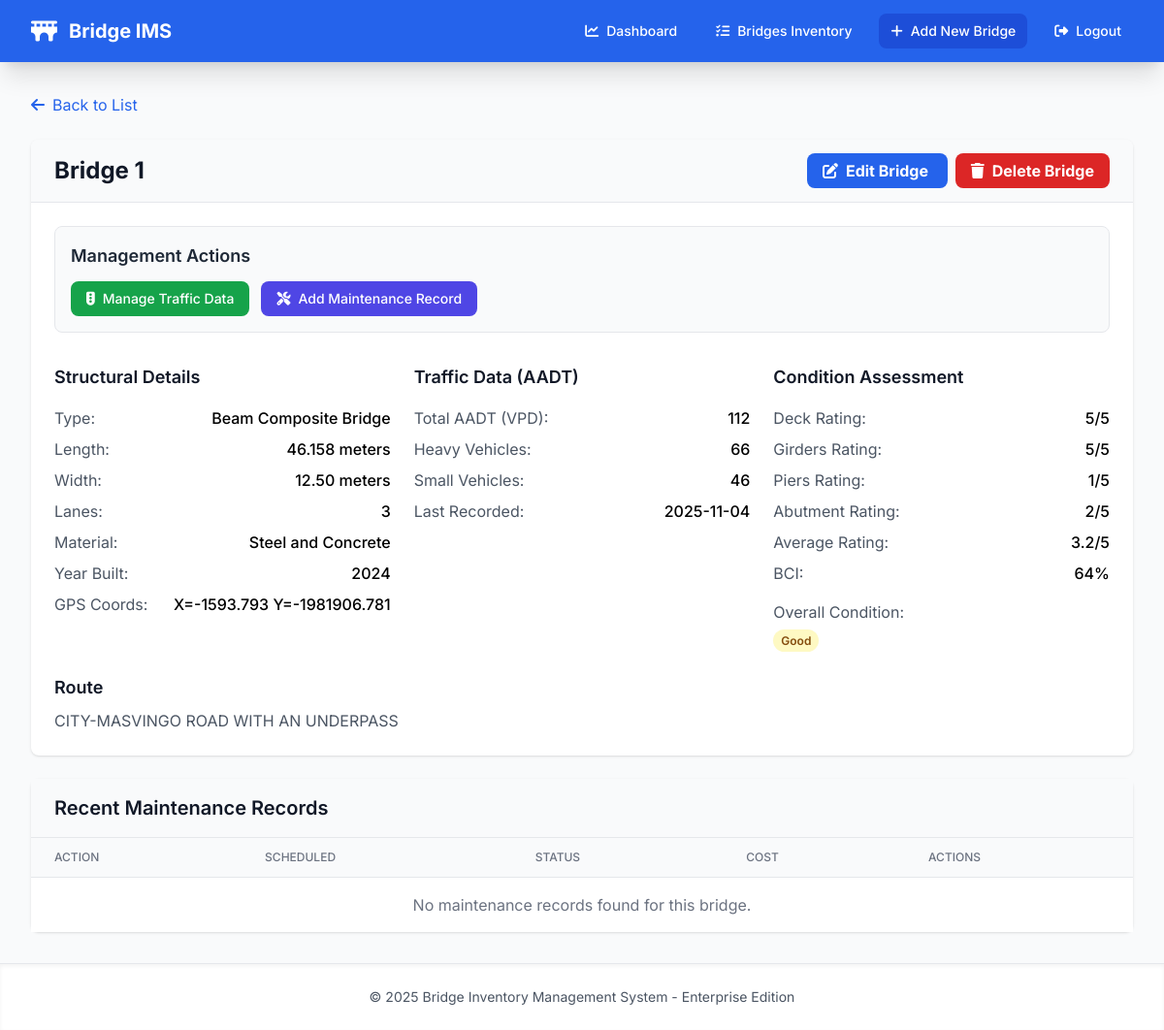
Screenshot of /bridges/1/ (signed in) with the database file from the repository.
### bridges/models.py (models this page shows, shortened)
class Bridge(models.Model):
    BRIDGE_TYPES = [
        ('BEAM_COMPOSITE', 'Beam Composite Bridge'),
        ('SUSPENSION', 'Suspension Bridge'),
        ('ARCH', 'Arch Bridge'),
        ('TRUSS', 'Truss Bridge'),
    ]
    MATERIAL_CHOICES = [
        ('STEEL_CONCRETE', 'Steel and Concrete'),
        ('CONCRETE', 'Concrete'),
        ('STEEL', 'Steel'),
    ]
    CONDITION_CHOICES = [
        ('POOR', 'Poor'),
        ('FAIR', 'Fair'),
        ('GOOD', 'Good'),
        ('VERY_GOOD', 'Very Good'),
        ('EXCELLENT', 'Excellent'),
    ]
    name = models.CharField(max_length=100, unique=True)
    bridge_type = models.CharField(max_length=50, choices=BRIDGE_TYPES)
    length = models.DecimalField(max_digits=6, decimal_places=3, help_text="Length in meters")
    width = models.DecimalField(max_digits=5, decimal_places=2, help_text="Width in meters")
    lanes = models.PositiveIntegerField(validators=[MinValueValidator(1)])
    material = models.CharField(max_length=50, choices=MATERIAL_CHOICES)
    year_built = models.PositiveIntegerField()
    route = models.TextField(help_text="Route description")
    gps_coordinates = models.TextField(help_text="GPS coordinates (comma-separated)")
    deck_rating = models.IntegerField(
        validators=[MinValueValidator(1), MaxValueValidator(5)],
        null=True, blank=True
    )
    girders_rating = models.IntegerField(
        validators=[MinValueValidator(1), MaxValueValidator(5)],
        null=True, blank=True
    )
    piers_rating = models.IntegerField(
        validators=[MinValueValidator(1), MaxValueValidator(5)],
        null=True, blank=True
    )
    abutment_rating = models.IntegerField(
        validators=[MinValueValidator(1), MaxValueValidator(5)],
        null=True, blank=True
    )
    condition_notes = models.TextField(blank=True, null=True)
    created_at = models.DateTimeField(auto_now_add=True)
    updated_at = models.DateTimeField(auto_now=True)
    class Meta:
        ordering = ['name']
        verbose_name = 'Bridge'
        verbose_name_plural = 'Bridges'
    @property
    def average_rating(self):
        ratings = [r for r in [self.deck_rating, self.girders_rating,
                               self.piers_rating, self.abutment_rating] if r]
        return round(sum(ratings) / len(ratings), 1) if ratings else None
    @property
    def condition_category(self):
        avg = self.average_rating
        if not avg:
            return 'Unknown'
        if avg >= 4.5:
            return 'Excellent'
        elif avg >= 3.5:
            return 'Very Good'
        elif avg >= 2.5:
            return 'Good'
        elif avg >= 1.5:
            return 'Fair'
        return 'Poor'
    @property
    def bci_percentage(self):
        avg = self.average_rating
        return int((avg / 5) * 100) if avg else 0

class TrafficData(models.Model):
    bridge = models.OneToOneField(Bridge, on_delete=models.CASCADE, related_name='traffic')
    heavy_vehicles = models.PositiveIntegerField(default=0, help_text="Daily count")
    small_vehicles = models.PositiveIntegerField(default=0, help_text="Daily count")
    recorded_date = models.DateField(auto_now=True)
    class Meta:
        verbose_name = 'Traffic Data'
        verbose_name_plural = 'Traffic Data'
    @property
    def total_vehicles(self):
        return self.heavy_vehicles + self.small_vehicles

### bridges/views.py (the view)
# urls.py: path('bridges/<int:pk>/', views.BridgeDetailView.as_view(), name='bridge_detail'),
class BridgeDetailView(LoginRequiredMixin, DetailView):
    model = Bridge
    template_name = 'bridges/bridge_detail.html'
    context_object_name = 'bridge'
    def get_context_data(self, **kwargs):
        context = super().get_context_data(**kwargs)
        try:
            context['traffic_data'] = self.object.traffic
        except TrafficData.DoesNotExist:
            context['traffic_data'] = None
        context['maintenance_records'] = self.object.maintenance_records.all()[:5]
        return context

### templates/bridges/bridge_detail.html (shortened to what this page needs)
{% extends 'base.html' %}
{% block content %}
<div class="mb-6">
    <a href="{% url 'bridge_list' %}" class="text-blue-600 hover:text-blue-800">
        <i class="fas fa-arrow-left mr-2"></i>Back to List
    </a>
</div>
<div class="bg-white rounded-lg shadow overflow-hidden mb-6">
    <div class="px-6 py-4 bg-gray-50 border-b border-gray-200 flex justify-between items-center">
        <h1 class="text-2xl font-bold text-gray-900">{{ bridge.name }}</h1>
        <div>
            <a href="{% url 'bridge_edit' bridge.pk %}" class="bg-blue-600 hover:bg-blue-700 text-white font-bold py-2 px-4 rounded-lg mr-2">
                <i class="fas fa-edit mr-2"></i>Edit Bridge
            </a>
            <a href="{% url 'bridge_delete' bridge.pk %}" class="bg-red-600 hover:bg-red-700 text-white font-bold py-2 px-4 rounded-lg">
                <i class="fas fa-trash mr-2"></i>Delete Bridge
            </a>
        </div>
    </div>
    <div class="p-6">
        <div class="mb-8 p-4 border border-gray-200 rounded-lg bg-gray-50">
            <h3 class="text-lg font-semibold text-gray-800 mb-3">Management Actions</h3>
            <div class="flex flex-wrap gap-3">
                <a href="{% url 'traffic_data_manage' bridge_pk=bridge.pk %}"
                   class="bg-green-600 hover:bg-green-700 text-white font-medium py-2 px-4 rounded-lg text-sm">
                    <i class="fas fa-traffic-light mr-2"></i>Manage Traffic Data
                </a>
                <a href="{% url 'maintenance_record_create' bridge_pk=bridge.pk %}"
                   class="bg-indigo-600 hover:bg-indigo-700 text-white font-medium py-2 px-4 rounded-lg text-sm">
                    <i class="fas fa-screwdriver-wrench mr-2"></i>Add Maintenance Record
                </a>
            </div>
        </div>
        <div class="grid grid-cols-1 md:grid-cols-3 gap-6">
            <div>
                <h3 class="text-lg font-semibold text-gray-900 mb-4">Structural Details</h3>
                <dl class="space-y-2">
                    <div class="flex justify-between">
                        <dt class="text-gray-600">Type:</dt>
                        <dd class="font-medium">{{ bridge.get_bridge_type_display }}</dd>
                    </div>
                    <div class="flex justify-between">
                        <dt class="text-gray-600">Length:</dt>
                        <dd class="font-medium">{{ bridge.length }} meters</dd>
                    </div>
                    <div class="flex justify-between">
                        <dt class="text-gray-600">Width:</dt>
                        <dd class="font-medium">{{ bridge.width }} meters</dd>
                    </div>
                    <div class="flex justify-between">
                        <dt class="text-gray-600">Lanes:</dt>
                        <dd class="font-medium">{{ bridge.lanes }}</dd>
                    </div>
                    <div class="flex justify-between">
                        <dt class="text-gray-600">Material:</dt>
                        <dd class="font-medium">{{ bridge.get_material_display }}</dd>
                    </div>
                    <div class="flex justify-between">
                        <dt class="text-gray-600">Year Built:</dt>
                        <dd class="font-medium">{{ bridge.year_built }}</dd>
                    </div>
                    <div class="flex justify-between">
                        <dt class="text-gray-600">GPS Coords:</dt>
                        <dd class="font-medium">{{ bridge.gps_coordinates }}</dd>
                    </div>
                </dl>
            </div>
            <div>
                <h3 class="text-lg font-semibold text-gray-900 mb-4">Traffic Data (AADT)</h3>
                <dl class="space-y-2">
                    {% if bridge.traffic %}
                    <div class="flex justify-between">
                        <dt class="text-gray-600">Total AADT (VPD):</dt>
                        <dd class="font-medium">{{ bridge.traffic.total_vehicles|default:"N/A" }}</dd>
                    </div>
                    <div class="flex justify-between">
                        <dt class="text-gray-600">Heavy Vehicles:</dt>
                        <dd class="font-medium">{{ bridge.traffic.heavy_vehicles|default:"0" }}</dd>
                    </div>
                    <div class="flex justify-between">
                        <dt class="text-gray-600">Small Vehicles:</dt>
                        <dd class="font-medium">{{ bridge.traffic.small_vehicles|default:"0" }}</dd>
                    </div>
                    <div class="flex justify-between">
                        <dt class="text-gray-600">Last Recorded:</dt>
                        <dd class="font-medium">{{ bridge.traffic.recorded_date|date:"Y-m-d" }}</dd>
                    </div>
                    {% else %}
                    <p class="text-gray-500 italic">No traffic data recorded.</p>
                    <a href="{% url 'traffic_data_manage' bridge_pk=bridge.pk %}" class="text-sm text-green-600 hover:text-green-800 font-medium mt-2 block">
                        Record Traffic Data Now <i class="fas fa-arrow-right ml-1"></i>
                    </a>
                    {% endif %}
                </dl>
            </div>
            <div>
                <h3 class="text-lg font-semibold text-gray-900 mb-4">Condition Assessment</h3>
                <dl class="space-y-2">
                    <div class="flex justify-between">
                        <dt class="text-gray-600">Deck Rating:</dt>
                        <dd class="font-medium">{{ bridge.deck_rating|default:"N/A" }}/5</dd>
                    </div>
                    <div class="flex justify-between">
                        <dt class="text-gray-600">Girders Rating:</dt>
                        <dd class="font-medium">{{ bridge.girders_rating|default:"N/A" }}/5</dd>
                    </div>
                    <div class="flex justify-between">
                        <dt class="text-gray-600">Piers Rating:</dt>
                        <dd class="font-medium">{{ bridge.piers_rating|default:"N/A" }}/5</dd>
                    </div>
                    <div class="flex justify-between">
                        <dt class="text-gray-600">Abutment Rating:</dt>
                        <dd class="font-medium">{{ bridge.abutment_rating|default:"N/A" }}/5</dd>
                    </div>
                    <div class="flex justify-between">
                        <dt class="text-gray-600">Average Rating:</dt>
                        <dd class="font-medium">{{ bridge.average_rating|default:"N/A" }}/5</dd>
                    </div>
                    <div class="flex justify-between">
                        <dt class="text-gray-600">BCI:</dt>
                        <dd class="font-medium">{{ bridge.bci_percentage }}%</dd>
                    </div>
                </dl>
                <div class="mt-4">
                    <dt class="text-gray-600 mb-1">Overall Condition:</dt>
                    <dd>
                        <span class="px-2 py-1 text-xs font-semibold rounded-full
                            {% if bridge.condition_category == 'Excellent' %}bg-green-100 text-green-800
                            {% elif bridge.condition_category == 'Very Good' %}bg-blue-100 text-blue-800
                            {% elif bridge.condition_category == 'Good' %}bg-yellow-100 text-yellow-800
                            {% elif bridge.condition_category == 'Fair' %}bg-orange-100 text-orange-800
                            {% else %}bg-red-100 text-red-800{% endif %}">
                            {{ bridge.condition_category }}
                        </span>
                    </dd>
                </div>
            </div>
        </div>
        <div class="mt-6">
            <h3 class="text-lg font-semibold text-gray-900 mb-2">Route</h3>
            <p class="text-gray-600">{{ bridge.route }}</p>
        </div>
    </div>
</div>
<div class="bg-white rounded-lg shadow">
    <div class="px-6 py-4 bg-gray-50 border-b border-gray-200">
        <h2 class="text-xl font-semibold text-gray-900">Recent Maintenance Records</h2>
    </div>
    <div class="overflow-x-auto">
        <table class="min-w-full divide-y divide-gray-200">
            <thead class="bg-gray-50">
                <tr>
                    <th class="px-6 py-3 text-left text-xs font-medium text-gray-500 uppercase">Action</th>
                    <th class="px-6 py-3 text-left text-xs font-medium text-gray-500 uppercase">Scheduled</th>
                    <th class="px-6 py-3 text-left text-xs font-medium text-gray-500 uppercase">Status</th>
                    <th class="px-6 py-3 text-left text-xs font-medium text-gray-500 uppercase">Cost</th>
                    <th class="px-6 py-3 text-left text-xs font-medium text-gray-500 uppercase">Actions</th>
                </tr>
            </thead>
            <tbody class="bg-white divide-y divide-gray-200">
                {% for record in maintenance_records %}
                <tr>
                    <td class="px-6 py-4 text-sm text-gray-900">{{ record.get_action_type_display }}</td>
                    <td class="px-6 py-4 text-sm text-gray-500">{{ record.scheduled_date }}</td>
                    <td class="px-6 py-4">
                        {% if record.is_completed %}
                        <span class="px-2 py-1 text-xs font-semibold rounded-full bg-green-100 text-green-800">Completed</span>
                        {% else %}
                        <span class="px-2 py-1 text-xs font-semibold rounded-full bg-yellow-100 text-yellow-800">Pending</span>
                        {% endif %}
                    </td>
                    <td class="px-6 py-4 text-sm text-gray-500">${{ record.cost|default:"N/A" }}</td>
                    <td class="px-6 py-4 text-sm font-medium">
                        <a href="{% url 'maintenance_record_update' pk=record.pk %}" class="text-indigo-600 hover:text-indigo-900 mr-2" title="Edit Record">
                            <i class="fas fa-edit"></i>
                        </a>
                        <a href="{% url 'maintenance_record_delete' pk=record.pk %}" class="text-red-600 hover:text-red-900" title="Delete Record">
                            <i class="fas fa-trash"></i>
                        </a>
                    </td>
                </tr>
                {% empty %}
                <tr>
                    <td colspan="5" class="px-6 py-4 text-center text-gray-500">No maintenance records found for this bridge.</td>
                </tr>
                {% endfor %}
            </tbody>
        </table>
    </div>
</div>
{% endblock %}

### templates/base.html (style rules this page uses)
body { font-family: 'Inter', sans-serif; }

### rows the page displays
Bridge: name "Bridge 1", bridge_type "Beam Composite Bridge", length "46.158", width "12.50", lanes "3", material "Steel and Concrete", year_built "2024", gps_coordinates "X=-1593.793 Y=-1981906.781", traffic.total_vehicles "112", traffic.heavy_vehicles "66", traffic.small_vehicles "46", traffic.recorded_date "2025-11-04", deck_rating "5", girders_rating "5", piers_rating "1", abutment_rating "2", average_rating "3.2", bci_percentage "64", condition_category "Good", route "CITY-MASVINGO ROAD WITH AN UNDERPASS"
